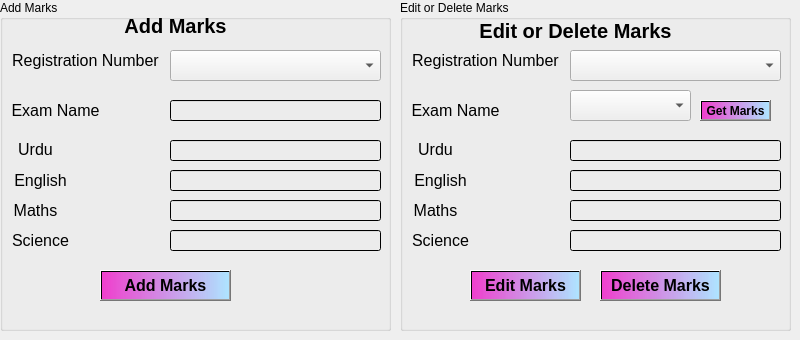
    <widget class="QWidget" name="tab_19">
     <attribute name="icon">
      <iconset>
       <normaloff>Pics/grade.png</normaloff>Pics/grade.png</iconset>
     </attribute>
     <attribute name="title">
      <string>Marks</string>
     </attribute>
     <widget class="QGroupBox" name="groupBox">
      <property name="geometry">
       <rect>
        <x>0</x>
        <y>0</y>
        <width>391</width>
        <height>331</height>
       </rect>
      </property>
      <property name="title">
       <string>Add Marks</string>
      </property>
      <widget class="QLabel" name="label_133">
       <property name="geometry">
        <rect>
         <x>90</x>
         <y>10</y>
         <width>171</width>
         <height>31</height>
        </rect>
       </property>
       <property name="font">
        <font>
         <pointsize>15</pointsize>
         <weight>75</weight>
         <bold>true</bold>
        </font>
       </property>
       <property name="styleSheet">
        <string notr="true">background-color: qlineargradient(spread:reflect, x1:0, y1:0, x2:1, y2:0, stop:0 rgba(164, 182, 232, 0), stop:0.55 rgba(250, 104, 255, 0), stop:0.98 rgba(124, 205, 236, 0), stop:1 rgba(0, 0, 0, 0));</string>
       </property>
       <property name="text">
        <string>Add Marks</string>
       </property>
       <property name="alignment">
        <set>Qt::AlignCenter</set>
       </property>
      </widget>
      <widget class="QComboBox" name="regcomboBox_2">
       <property name="geometry">
        <rect>
         <x>170</x>
         <y>50</y>
         <width>211</width>
         <height>31</height>
        </rect>
       </property>
       <property name="styleSheet">
        <string notr="true">font: 75 12pt &quot;MS Shell Dlg 2&quot;;</string>
       </property>
      </widget>
      <widget class="QLabel" name="label_134">
       <property name="geometry">
        <rect>
         <x>10</x>
         <y>50</y>
         <width>151</width>
         <height>20</height>
        </rect>
       </property>
       <property name="font">
        <font>
         <family>MS Shell Dlg 2</family>
         <pointsize>12</pointsize>
         <weight>9</weight>
         <italic>false</italic>
         <bold>false</bold>
        </font>
       </property>
       <property name="styleSheet">
        <string notr="true">font: 75 12pt &quot;MS Shell Dlg 2&quot;;</string>
       </property>
       <property name="text">
        <string>Registration Number</string>
       </property>
       <property name="alignment">
        <set>Qt::AlignCenter</set>
       </property>
      </widget>
      <widget class="QLabel" name="label_135">
       <property name="geometry">
        <rect>
         <x>0</x>
         <y>100</y>
         <width>111</width>
         <height>20</height>
        </rect>
       </property>
       <property name="font">
        <font>
         <family>MS Shell Dlg 2</family>
         <pointsize>12</pointsize>
         <weight>9</weight>
         <italic>false</italic>
         <bold>false</bold>
        </font>
       </property>
       <property name="styleSheet">
        <string notr="true">font: 75 12pt &quot;MS Shell Dlg 2&quot;;</string>
       </property>
       <property name="text">
        <string>Exam Name</string>
       </property>
       <property name="alignment">
        <set>Qt::AlignCenter</set>
       </property>
      </widget>
      <widget class="QLineEdit" name="examlineEdit_1">
       <property name="geometry">
        <rect>
         <x>170</x>
         <y>100</y>
         <width>211</width>
         <height>21</height>
        </rect>
       </property>
       <property name="styleSheet">
        <string notr="true">background-color: qlineargradient(spread:reflect, x1:0, y1:0, x2:1, y2:0, stop:0 rgba(208, 177, 232, 0), stop:0.55 rgba(250, 104, 255, 0), stop:0.98 rgba(124, 205, 236, 0), stop:1 rgba(0, 0, 0, 0));
font: 12pt &quot;MS Shell Dlg 2&quot;;</string>
       </property>
      </widget>
      <widget class="QLineEdit" name="englishlineEdit_1">
       <property name="geometry">
        <rect>
         <x>170</x>
         <y>170</y>
         <width>211</width>
         <height>21</height>
        </rect>
       </property>
       <property name="styleSheet">
        <string notr="true">background-color: qlineargradient(spread:reflect, x1:0, y1:0, x2:1, y2:0, stop:0 rgba(208, 177, 232, 0), stop:0.55 rgba(250, 104, 255, 0), stop:0.98 rgba(124, 205, 236, 0), stop:1 rgba(0, 0, 0, 0));
font: 12pt &quot;MS Shell Dlg 2&quot;;</string>
       </property>
      </widget>
      <widget class="QLineEdit" name="urdulineEdit_1">
       <property name="geometry">
        <rect>
         <x>170</x>
         <y>140</y>
         <width>211</width>
         <height>21</height>
        </rect>
       </property>
       <property name="styleSheet">
        <string notr="true">background-color: qlineargradient(spread:reflect, x1:0, y1:0, x2:1, y2:0, stop:0 rgba(208, 177, 232, 0), stop:0.55 rgba(250, 104, 255, 0), stop:0.98 rgba(124, 205, 236, 0), stop:1 rgba(0, 0, 0, 0));
font: 12pt &quot;MS Shell Dlg 2&quot;;</string>
       </property>
      </widget>
      <widget class="QLineEdit" name="mathslineEdit_1">
       <property name="geometry">
        <rect>
         <x>170</x>
         <y>200</y>
         <width>211</width>
         <height>21</height>
        </rect>
       </property>
       <property name="styleSheet">
        <string notr="true">background-color: qlineargradient(spread:reflect, x1:0, y1:0, x2:1, y2:0, stop:0 rgba(208, 177, 232, 0), stop:0.55 rgba(250, 104, 255, 0), stop:0.98 rgba(124, 205, 236, 0), stop:1 rgba(0, 0, 0, 0));
font: 12pt &quot;MS Shell Dlg 2&quot;;</string>
       </property>
      </widget>
      <widget class="QLineEdit" name="sciencelineEdit_1">
       <property name="geometry">
        <rect>
         <x>170</x>
         <y>230</y>
         <width>211</width>
         <height>21</height>
        </rect>
       </property>
       <property name="styleSheet">
        <string notr="true">background-color: qlineargradient(spread:reflect, x1:0, y1:0, x2:1, y2:0, stop:0 rgba(208, 177, 232, 0), stop:0.55 rgba(250, 104, 255, 0), stop:0.98 rgba(124, 205, 236, 0), stop:1 rgba(0, 0, 0, 0));
font: 12pt &quot;MS Shell Dlg 2&quot;;</string>
       </property>
      </widget>
      <widget class="QLabel" name="label_137">
       <property name="geometry">
        <rect>
         <x>10</x>
         <y>139</y>
         <width>51</width>
         <height>21</height>
        </rect>
       </property>
       <property name="font">
        <font>
         <family>MS Shell Dlg 2</family>
         <pointsize>12</pointsize>
         <weight>9</weight>
         <italic>false</italic>
         <bold>false</bold>
        </font>
       </property>
       <property name="styleSheet">
        <string notr="true">font: 75 12pt &quot;MS Shell Dlg 2&quot;;</string>
       </property>
       <property name="text">
        <string>Urdu</string>
       </property>
       <property name="alignment">
        <set>Qt::AlignCenter</set>
       </property>
      </widget>
      <widget class="QLabel" name="label_138">
       <property name="geometry">
        <rect>
         <x>10</x>
         <y>200</y>
         <width>51</width>
         <height>20</height>
        </rect>
       </property>
       <property name="font">
        <font>
         <family>MS Shell Dlg 2</family>
         <pointsize>12</pointsize>
         <weight>9</weight>
         <italic>false</italic>
         <bold>false</bold>
        </font>
       </property>
       <property name="styleSheet">
        <string notr="true">font: 75 12pt &quot;MS Shell Dlg 2&quot;;</string>
       </property>
       <property name="text">
        <string>Maths</string>
       </property>
       <property name="alignment">
        <set>Qt::AlignCenter</set>
       </property>
      </widget>
      <widget class="QLabel" name="label_139">
       <property name="geometry">
        <rect>
         <x>10</x>
         <y>170</y>
         <width>61</width>
         <height>20</height>
        </rect>
       </property>
       <property name="font">
        <font>
         <family>MS Shell Dlg 2</family>
         <pointsize>12</pointsize>
         <weight>9</weight>
         <italic>false</italic>
         <bold>false</bold>
        </font>
       </property>
       <property name="styleSheet">
        <string notr="true">font: 75 12pt &quot;MS Shell Dlg 2&quot;;</string>
       </property>
       <property name="text">
        <string>English</string>
       </property>
       <property name="alignment">
        <set>Qt::AlignCenter</set>
       </property>
      </widget>
      <widget class="QLabel" name="label_140">
       <property name="geometry">
        <rect>
         <x>0</x>
         <y>230</y>
         <width>81</width>
         <height>20</height>
        </rect>
       </property>
       <property name="font">
        <font>
         <family>MS Shell Dlg 2</family>
         <pointsize>12</pointsize>
         <weight>9</weight>
         <italic>false</italic>
         <bold>false</bold>
        </font>
       </property>
       <property name="styleSheet">
        <string notr="true">font: 75 12pt &quot;MS Shell Dlg 2&quot;;</string>
       </property>
       <property name="text">
        <string>Science</string>
       </property>
       <property name="alignment">
        <set>Qt::AlignCenter</set>
       </property>
      </widget>
      <widget class="QPushButton" name="AddMarksButton">
       <property name="geometry">
        <rect>
         <x>100</x>
         <y>270</y>
         <width>131</width>
         <height>31</height>
        </rect>
       </property>
       <property name="font">
        <font>
         <pointsize>12</pointsize>
         <weight>75</weight>
         <bold>true</bold>
        </font>
       </property>
       <property name="styleSheet">
        <string notr="true">background-color: qlineargradient(spread:pad, x1:0, y1:0, x2:1, y2:0, stop:0 rgba(241, 0, 194, 187), stop:1 rgba(174, 228, 255, 255));
</string>
       </property>
       <property name="text">
        <string>Add Marks</string>
       </property>
      </widget>
      <widget class="QLabel" name="label_149">
       <property name="geometry">
        <rect>
         <x>-170</x>
         <y>300</y>
         <width>271</width>
         <height>51</height>
        </rect>
       </property>
       <property name="styleSheet">
        <string notr="true">background-color: qlineargradient(spread:reflect, x1:0, y1:0, x2:1, y2:0, stop:0 rgba(164, 182, 232, 0), stop:0.55 rgba(250, 104, 255, 0), stop:0.98 rgba(124, 205, 236, 0), stop:1 rgba(0, 0, 0, 0));</string>
       </property>
       <property name="text">
        <string/>
       </property>
       <property name="pixmap">
        <pixmap>Pics/liquid-gradient-shape-fluid-abstract-color-background-holographic-organic-3d-design-neon-futuristic-element-blend-bubble-png.png</pixmap>
       </property>
       <property name="scaledContents">
        <bool>true</bool>
       </property>
       <property name="alignment">
        <set>Qt::AlignLeading|Qt::AlignLeft|Qt::AlignVCenter</set>
       </property>
      </widget>
     </widget>
     <widget class="QGroupBox" name="groupBox_2">
      <property name="geometry">
       <rect>
        <x>400</x>
        <y>0</y>
        <width>391</width>
        <height>331</height>
       </rect>
      </property>
      <property name="title">
       <string>Edit or Delete Marks</string>
      </property>
      <widget class="QLabel" name="label_136">
       <property name="geometry">
        <rect>
         <x>50</x>
         <y>10</y>
         <width>251</width>
         <height>41</height>
        </rect>
       </property>
       <property name="font">
        <font>
         <pointsize>15</pointsize>
         <weight>75</weight>
         <bold>true</bold>
        </font>
       </property>
       <property name="styleSheet">
        <string notr="true">background-color: qlineargradient(spread:reflect, x1:0, y1:0, x2:1, y2:0, stop:0 rgba(164, 182, 232, 0), stop:0.55 rgba(250, 104, 255, 0), stop:0.98 rgba(124, 205, 236, 0), stop:1 rgba(0, 0, 0, 0));</string>
       </property>
       <property name="text">
        <string>Edit or Delete Marks</string>
       </property>
       <property name="alignment">
        <set>Qt::AlignCenter</set>
       </property>
      </widget>
      <widget class="QComboBox" name="regcomboBox_3">
       <property name="geometry">
        <rect>
         <x>170</x>
         <y>50</y>
         <width>211</width>
         <height>31</height>
        </rect>
       </property>
       <property name="styleSheet">
        <string notr="true">font: 75 12pt &quot;MS Shell Dlg 2&quot;;</string>
       </property>
      </widget>
      <widget class="QLabel" name="label_141">
       <property name="geometry">
        <rect>
         <x>10</x>
         <y>50</y>
         <width>151</width>
         <height>20</height>
        </rect>
       </property>
       <property name="font">
        <font>
         <family>MS Shell Dlg 2</family>
         <pointsize>12</pointsize>
         <weight>9</weight>
         <italic>false</italic>
         <bold>false</bold>
        </font>
       </property>
       <property name="styleSheet">
        <string notr="true">font: 75 12pt &quot;MS Shell Dlg 2&quot;;</string>
       </property>
       <property name="text">
        <string>Registration Number</string>
       </property>
       <property name="alignment">
        <set>Qt::AlignCenter</set>
       </property>
      </widget>
      <widget class="QLabel" name="label_142">
       <property name="geometry">
        <rect>
         <x>0</x>
         <y>100</y>
         <width>111</width>
         <height>20</height>
        </rect>
       </property>
       <property name="font">
        <font>
         <family>MS Shell Dlg 2</family>
         <pointsize>12</pointsize>
         <weight>9</weight>
         <italic>false</italic>
         <bold>false</bold>
        </font>
       </property>
       <property name="styleSheet">
        <string notr="true">font: 75 12pt &quot;MS Shell Dlg 2&quot;;</string>
       </property>
       <property name="text">
        <string>Exam Name</string>
       </property>
       <property name="alignment">
        <set>Qt::AlignCenter</set>
       </property>
      </widget>
      <widget class="QLineEdit" name="englishlineEdit_2">
       <property name="geometry">
        <rect>
         <x>170</x>
         <y>170</y>
         <width>211</width>
         <height>21</height>
        </rect>
       </property>
       <property name="styleSheet">
        <string notr="true">background-color: qlineargradient(spread:reflect, x1:0, y1:0, x2:1, y2:0, stop:0 rgba(208, 177, 232, 0), stop:0.55 rgba(250, 104, 255, 0), stop:0.98 rgba(124, 205, 236, 0), stop:1 rgba(0, 0, 0, 0));
font: 12pt &quot;MS Shell Dlg 2&quot;;</string>
       </property>
      </widget>
      <widget class="QLineEdit" name="urdulineEdit_2">
       <property name="geometry">
        <rect>
         <x>170</x>
         <y>140</y>
         <width>211</width>
         <height>21</height>
        </rect>
       </property>
       <property name="styleSheet">
        <string notr="true">background-color: qlineargradient(spread:reflect, x1:0, y1:0, x2:1, y2:0, stop:0 rgba(208, 177, 232, 0), stop:0.55 rgba(250, 104, 255, 0), stop:0.98 rgba(124, 205, 236, 0), stop:1 rgba(0, 0, 0, 0));
font: 12pt &quot;MS Shell Dlg 2&quot;;</string>
       </property>
      </widget>
      <widget class="QLineEdit" name="englishlineEdit_3">
       <property name="geometry">
        <rect>
         <x>170</x>
         <y>200</y>
         <width>211</width>
         <height>21</height>
        </rect>
       </property>
       <property name="styleSheet">
        <string notr="true">background-color: qlineargradient(spread:reflect, x1:0, y1:0, x2:1, y2:0, stop:0 rgba(208, 177, 232, 0), stop:0.55 rgba(250, 104, 255, 0), stop:0.98 rgba(124, 205, 236, 0), stop:1 rgba(0, 0, 0, 0));
font: 12pt &quot;MS Shell Dlg 2&quot;;</string>
       </property>
      </widget>
      <widget class="QLineEdit" name="sciencelineEdit_2">
       <property name="geometry">
        <rect>
         <x>170</x>
         <y>230</y>
         <width>211</width>
         <height>21</height>
        </rect>
       </property>
       <property name="styleSheet">
        <string notr="true">background-color: qlineargradient(spread:reflect, x1:0, y1:0, x2:1, y2:0, stop:0 rgba(208, 177, 232, 0), stop:0.55 rgba(250, 104, 255, 0), stop:0.98 rgba(124, 205, 236, 0), stop:1 rgba(0, 0, 0, 0));
font: 12pt &quot;MS Shell Dlg 2&quot;;</string>
       </property>
      </widget>
      <widget class="QLabel" name="label_143">
       <property name="geometry">
        <rect>
         <x>10</x>
         <y>139</y>
         <width>51</width>
         <height>21</height>
        </rect>
       </property>
       <property name="font">
        <font>
         <family>MS Shell Dlg 2</family>
         <pointsize>12</pointsize>
         <weight>9</weight>
         <italic>false</italic>
         <bold>false</bold>
        </font>
       </property>
       <property name="styleSheet">
        <string notr="true">font: 75 12pt &quot;MS Shell Dlg 2&quot;;</string>
       </property>
       <property name="text">
        <string>Urdu</string>
       </property>
       <property name="alignment">
        <set>Qt::AlignCenter</set>
       </property>
      </widget>
      <widget class="QLabel" name="label_144">
       <property name="geometry">
        <rect>
         <x>10</x>
         <y>200</y>
         <width>51</width>
         <height>20</height>
        </rect>
       </property>
       <property name="font">
        <font>
         <family>MS Shell Dlg 2</family>
         <pointsize>12</pointsize>
         <weight>9</weight>
         <italic>false</italic>
         <bold>false</bold>
        </font>
       </property>
       <property name="styleSheet">
        <string notr="true">font: 75 12pt &quot;MS Shell Dlg 2&quot;;</string>
       </property>
       <property name="text">
        <string>Maths</string>
       </property>
       <property name="alignment">
        <set>Qt::AlignCenter</set>
       </property>
      </widget>
      <widget class="QLabel" name="label_145">
       <property name="geometry">
        <rect>
         <x>10</x>
         <y>170</y>
         <width>61</width>
         <height>20</height>
        </rect>
       </property>
       <property name="font">
        <font>
         <family>MS Shell Dlg 2</family>
         <pointsize>12</pointsize>
         <weight>9</weight>
         <italic>false</italic>
         <bold>false</bold>
        </font>
       </property>
       <property name="styleSheet">
        <string notr="true">font: 75 12pt &quot;MS Shell Dlg 2&quot;;</string>
       </property>
       <property name="text">
        <string>English</string>
       </property>
       <property name="alignment">
        <set>Qt::AlignCenter</set>
       </property>
      </widget>
      <widget class="QLabel" name="label_146">
       <property name="geometry">
        <rect>
         <x>0</x>
         <y>230</y>
         <width>81</width>
         <height>20</height>
        </rect>
       </property>
       <property name="font">
        <font>
         <family>MS Shell Dlg 2</family>
         <pointsize>12</pointsize>
         <weight>9</weight>
         <italic>false</italic>
         <bold>false</bold>
        </font>
       </property>
       <property name="styleSheet">
        <string notr="true">font: 75 12pt &quot;MS Shell Dlg 2&quot;;</string>
       </property>
       <property name="text">
        <string>Science</string>
       </property>
       <property name="alignment">
        <set>Qt::AlignCenter</set>
       </property>
      </widget>
      <widget class="QComboBox" name="examcomboBox_2">
       <property name="geometry">
        <rect>
         <x>170</x>
         <y>90</y>
         <width>121</width>
         <height>31</height>
        </rect>
       </property>
       <property name="styleSheet">
        <string notr="true">font: 75 12pt &quot;MS Shell Dlg 2&quot;;</string>
       </property>
      </widget>
      <widget class="QPushButton" name="GetMarksButton">
       <property name="geometry">
        <rect>
         <x>300</x>
         <y>100</y>
         <width>71</width>
         <height>21</height>
        </rect>
       </property>
       <property name="font">
        <font>
         <pointsize>9</pointsize>
         <weight>75</weight>
         <bold>true</bold>
        </font>
       </property>
       <property name="styleSheet">
        <string notr="true">background-color: qlineargradient(spread:pad, x1:0, y1:0, x2:1, y2:0, stop:0 rgba(241, 0, 194, 187), stop:1 rgba(174, 228, 255, 255));</string>
       </property>
       <property name="text">
        <string>Get Marks</string>
       </property>
      </widget>
      <widget class="QPushButton" name="EditMarksButton">
       <property name="geometry">
        <rect>
         <x>70</x>
         <y>270</y>
         <width>111</width>
         <height>31</height>
        </rect>
       </property>
       <property name="font">
        <font>
         <pointsize>12</pointsize>
         <weight>75</weight>
         <bold>true</bold>
        </font>
       </property>
       <property name="styleSheet">
        <string notr="true">background-color: qlineargradient(spread:pad, x1:0, y1:0, x2:1, y2:0, stop:0 rgba(241, 0, 194, 187), stop:1 rgba(174, 228, 255, 255));
color: rgb(0, 0, 0);</string>
       </property>
       <property name="text">
        <string>Edit Marks</string>
       </property>
      </widget>
      <widget class="QPushButton" name="DeleteMarksButton">
       <property name="geometry">
        <rect>
         <x>200</x>
         <y>270</y>
         <width>121</width>
         <height>31</height>
        </rect>
       </property>
       <property name="font">
        <font>
         <pointsize>12</pointsize>
         <weight>75</weight>
         <bold>true</bold>
        </font>
       </property>
       <property name="styleSheet">
        <string notr="true">background-color: qlineargradient(spread:pad, x1:0, y1:0, x2:1, y2:0, stop:0 rgba(241, 0, 194, 187), stop:1 rgba(174, 228, 255, 255));</string>
       </property>
       <property name="text">
        <string>Delete Marks</string>
       </property>
      </widget>
      <widget class="QLabel" name="label_147">
       <property name="geometry">
        <rect>
         <x>280</x>
         <y>300</y>
         <width>251</width>
         <height>51</height>
        </rect>
       </property>
       <property name="styleSheet">
        <string notr="true">background-color: qlineargradient(spread:reflect, x1:0, y1:0, x2:1, y2:0, stop:0 rgba(164, 182, 232, 0), stop:0.55 rgba(250, 104, 255, 0), stop:0.98 rgba(124, 205, 236, 0), stop:1 rgba(0, 0, 0, 0));</string>
       </property>
       <property name="text">
        <string/>
       </property>
       <property name="pixmap">
        <pixmap>Pics/liquid-gradient-shape-fluid-abstract-color-background-holographic-organic-3d-design-neon-futuristic-element-blend-bubble-png.png</pixmap>
       </property>
       <property name="scaledContents">
        <bool>true</bool>
       </property>
       <property name="alignment">
        <set>Qt::AlignLeading|Qt::AlignLeft|Qt::AlignVCenter</set>
       </property>
      </widget>
      <widget class="QLabel" name="label_148">
       <property name="geometry">
        <rect>
         <x>340</x>
         <y>320</y>
         <width>251</width>
         <height>51</height>
        </rect>
       </property>
       <property name="styleSheet">
        <string notr="true">background-color: qlineargradient(spread:reflect, x1:0, y1:0, x2:1, y2:0, stop:0 rgba(164, 182, 232, 0), stop:0.55 rgba(250, 104, 255, 0), stop:0.98 rgba(124, 205, 236, 0), stop:1 rgba(0, 0, 0, 0));</string>
       </property>
       <property name="text">
        <string/>
       </property>
       <property name="pixmap">
        <pixmap>Pics/liquid-gradient-shape-fluid-abstract-color-background-holographic-organic-3d-design-neon-futuristic-element-blend-bubble-png.png</pixmap>
       </property>
       <property name="scaledContents">
        <bool>true</bool>
       </property>
       <property name="alignment">
        <set>Qt::AlignLeading|Qt::AlignLeft|Qt::AlignVCenter</set>
       </property>
      </widget>
     </widget>
    </widget>
